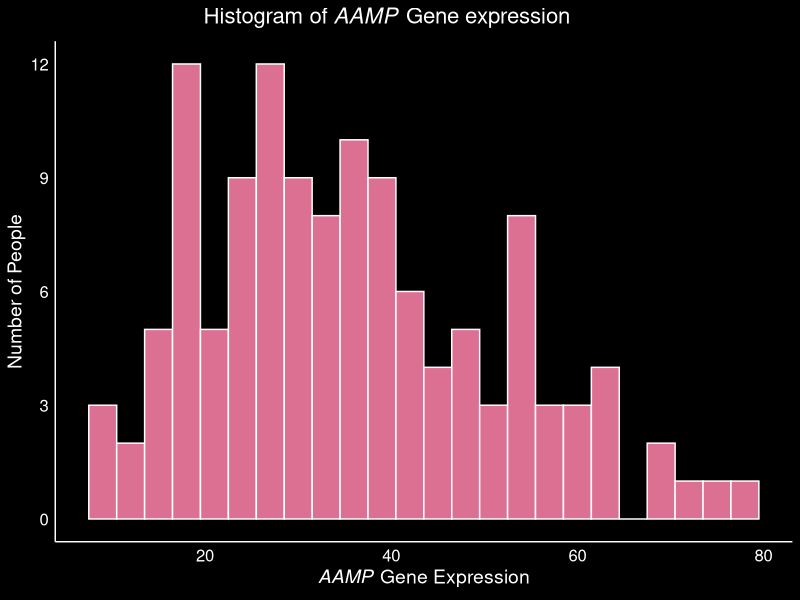
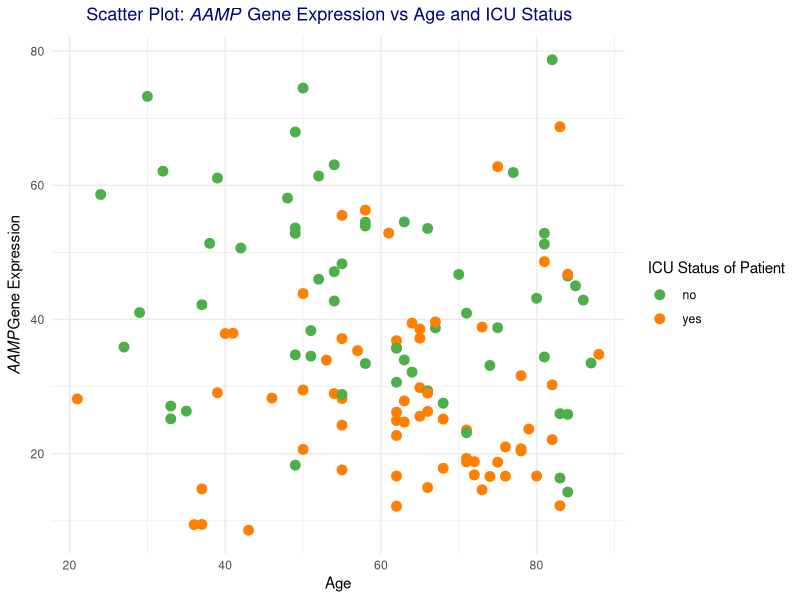
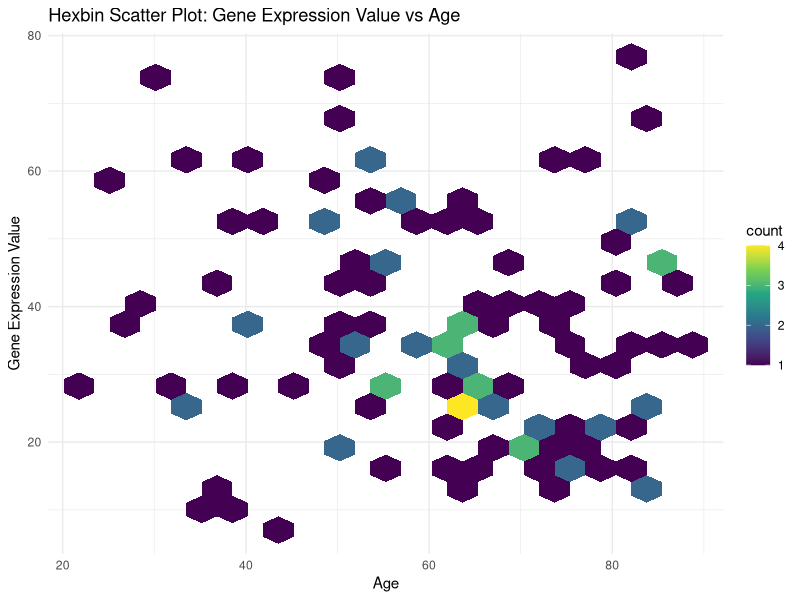
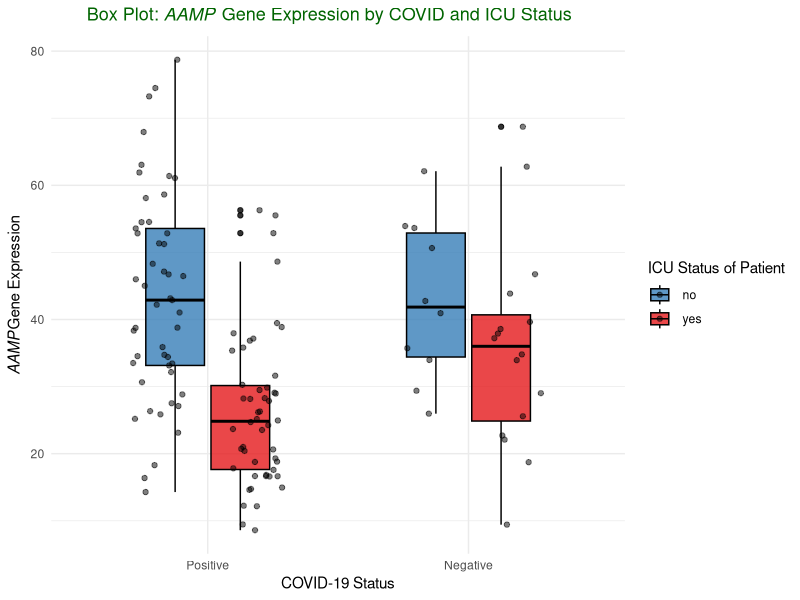
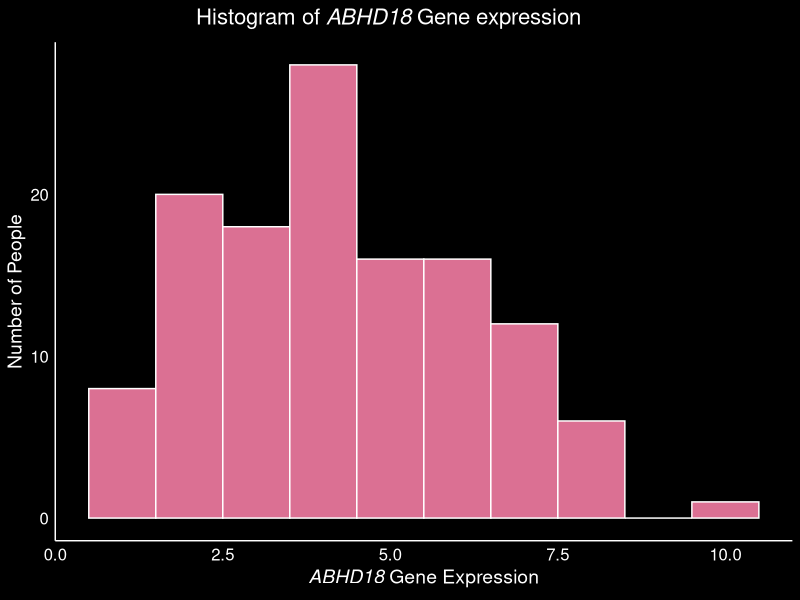
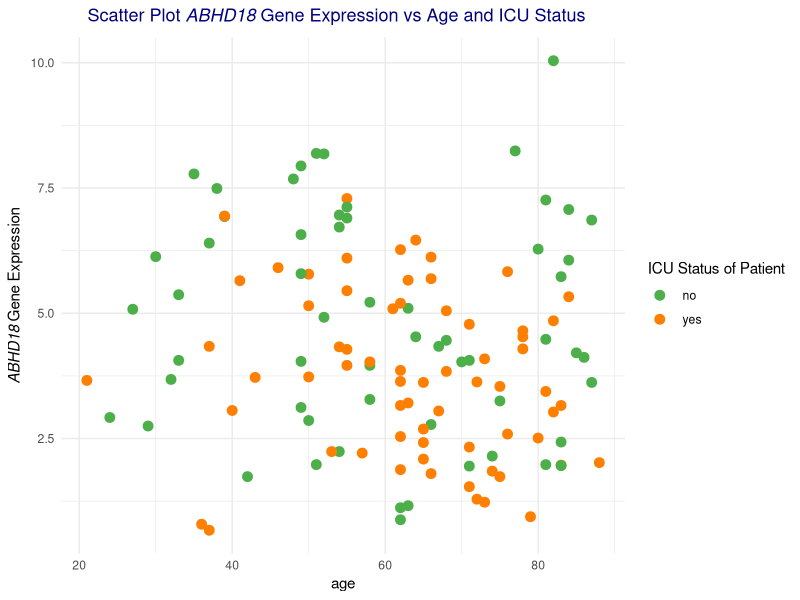
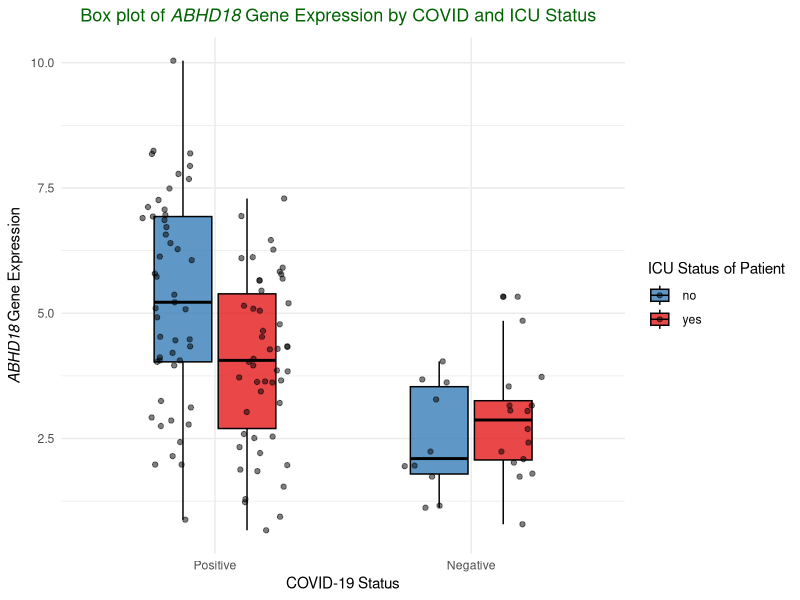
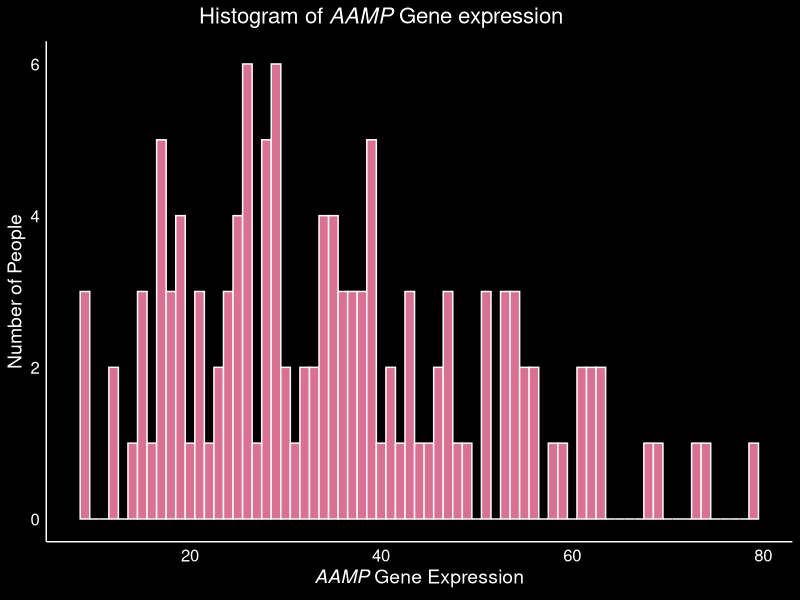

Recreate these plots in R, in order. (Note: this script raises an error after producing the figures.)
## ---- chunk 1
knitr::opts_chunk$set(echo = TRUE)
library(mice)
library(dplyr)
library(tidyverse)
library(ggplot2)
## ---- chunk 2

#set current working directory to the previous folder
setwd("../")

#import the geneExpression and metaData csv from the data folder
data_gene_Expression <- read.csv("data/QBS103_finalProject_geneExpression.csv", header=TRUE)
data_meta <- read.csv("data/QBS103_finalProject_metadata.csv", header=TRUE)


#We convert the geneExpression data from wide form into long form
data_gene_Expression.longForm <- data_gene_Expression %>%
  pivot_longer(cols = starts_with(c("COVID_","NONCOVID_")),
  names_to = "participant_id",
  values_to = "gene_expression_value"
  )

#make a final data frame by combining the two data sets and making it a data frame
final_df <- as.data.frame(data_gene_Expression.longForm %>% inner_join( data_meta, 
           by=c('participant_id')))

#head(final_df)

## ---- chunk 3

#rename with x column with gene
final_df <- rename(final_df, gene = X)

#remove all unknown strings and substitute it with NAs
final_df[, 16:27][final_df[, 16:27] == ' unknown' | final_df[, 16:27] == 'unknown'] <- NA

#format the disease status column to just include the status
final_df$disease_status <- sub('disease state: ', '', final_df$disease_status)

#convert the column type of disease_status, sex, icu_status and mechanical_ventilation to factor
final_df <- final_df %>% 
  mutate_at(vars(disease_status, sex, icu_status, mechanical_ventilation), as.factor)

#convert the class of age, charlson_score
final_df <- final_df %>% 
  mutate_at(vars(age, apacheii,ferritin.ng.ml., 
                 crp.mg.l., ddimer.mg.l_feu., 
                 procalcitonin.ng.ml.., lactate.mmol.l., fibrinogen, sofa), as.integer)

#head(final_df)

## ---- chunk 4
# check all the numeric colums
num_cols <- names(select_if(final_df, is.numeric))

# Create an imputation model
imputation_model <- mice(final_df[num_cols], method = "pmm", printFlag = FALSE)

# Perform the imputation
imputed_data_final <- complete(imputation_model)

final_df[num_cols] <- imputed_data_final[num_cols]

#head(final_df)

## ---- chunk 5
final_subset <- final_df[final_df$gene == 'AAMP', 
                         c('gene',
                           'gene_expression_value','age', 
                           'icu_status', 'disease_status')]

#head(final_subset)
## ---- chunk 6

breaks <- seq(0, 15, by = 3)

# Create the histogram with integer bins
ggplot(final_subset, aes(x = gene_expression_value)) +
  geom_histogram(binwidth = 3, color = "white", fill = "#DB7093") +
  scale_y_continuous(breaks = breaks) +
  theme_minimal() +
  theme(
    panel.background = element_rect(fill = "black"),
    plot.background = element_rect(fill = "black"),
    axis.line = element_line(color = "white"),
    axis.text = element_text(color = "white", size = 12),
    axis.title = element_text(color = "white", size = 14),
    panel.grid = element_blank(),
    plot.title = element_text(color = "white", size = 16, face = "bold", hjust = 0.4),
  ) +
  ggtitle(expression(paste("Histogram of ",italic("AAMP")," Gene expression"))) +
  xlab(expression(paste(italic("AAMP"), " Gene Expression"))) +
  ylab("Number of People")
## ---- chunk 7

my_colors_1 <- c("#4DAF4A", "#FF7F00")


# Create the scatter plot with custom color scheme
ggplot(final_subset, aes(x = age, y = gene_expression_value, color = icu_status)) +
  geom_point(size = 3) +
  scale_color_manual(values = my_colors_1, name = "ICU Status of Patient") +
  theme_minimal() +
      theme(
    plot.title = element_text(color = "navy", size = 13, face = "bold", hjust = 0.4)
  ) +
  ggtitle(expression(paste("Scatter Plot: ",italic("AAMP")," Gene Expression vs Age and ICU Status"))) +
  xlab("Age") +
  ylab(expression(paste(italic("AAMP"),"Gene Expression")))
## ---- chunk 8

ggplot(final_subset, aes(x = age, y = gene_expression_value)) +
  geom_hex(bins = 20) +
  scale_fill_viridis_c() +
  labs(title = "Hexbin Scatter Plot: Gene Expression Value vs Age",
       x = "Age",
       y = "Gene Expression Value") +
  theme_minimal()
## ---- chunk 9

my_colors_2 <- c("#377eb8", "#e41a1c")
ggplot(final_subset, aes(x = disease_status, y = gene_expression_value, fill = icu_status)) +
  geom_boxplot(color = "black", width = 0.5, alpha = 0.8) +
  scale_fill_manual(values = my_colors_2, name = "ICU Status of Patient") +
  geom_jitter(position = position_jitterdodge(), alpha = 0.5) +
  scale_x_discrete(labels = c("COVID-19" = "Positive", "non-COVID-19" = "Negative")) +
  theme_minimal() +
    theme_minimal() +
      theme(
    plot.title = element_text(color = "darkgreen", size = 13, face = "bold", hjust = 0.4)
  )+
  ggtitle(expression(paste("Box Plot: ",italic("AAMP")," Gene Expression by COVID and ICU Status"))) +
  xlab("COVID-19 Status") +
  ylab(expression(paste(italic("AAMP"),"Gene Expression")))
## ---- chunk 10
my_plots_function <- function(dataFrame, genes.list, cont.covariate, cat.covariates) {
  #breaks <- seq(min(freque), 15, by = 3)
  my_colors_1 <- c("#4DAF4A", "#FF7F00")
  my_colors_2 <- c("#377eb8", "#e41a1c")
  all.plots.list <- list()

  for (gene in genes.list) {
    gene_subset <- final_df[final_df$gene == gene, 
                            c('gene','gene_expression_value',paste(cont.covariate), paste(cat.covariates))]

    
   histogram <- ggplot(gene_subset, aes(x = gene_expression_value)) +
  geom_histogram(binwidth = 1, color = "white", fill = "#DB7093") +
  #scale_y_continuous(breaks = breaks) +
  theme_minimal() +
  theme(
    panel.background = element_rect(fill = "black"),
    plot.background = element_rect(fill = "black"),
    axis.line = element_line(color = "white"),
    axis.text = element_text(color = "white", size = 12),
    axis.title = element_text(color = "white", size = 14),
    panel.grid = element_blank(),
    plot.title = element_text(color = "white", size = 16, face = "bold", hjust = 0.4),
  ) +
  ggtitle(substitute(Histogram ~ of ~ italic(gene) ~ Gene ~ expression, list(gene = gene))) +
  xlab(substitute(italic(gene) ~ Gene ~ Expression, list(gene = gene))) +
  ylab("Number of People")


  scatter.plot <- ggplot(gene_subset, aes(y = gene_expression_value, x = gene_subset[[cont.covariate]], color = gene_subset[[cat.covariates[2]]])) +
  geom_point(size = 3) +
  scale_color_manual(values = my_colors_1, name = "ICU Status of Patient") +
  theme_minimal() +
      theme(
    plot.title = element_text(color = "navy", size = 13, face = "bold", hjust = 0.4)
  ) +
  ggtitle(substitute(Scatter ~ Plot ~ italic(gene) ~ Gene ~ Expression ~ vs ~ Age ~ and ~ ICU ~ Status)) +
  xlab(substitute(cont.covariate)) +
  ylab(substitute(italic(gene) ~ Gene ~ Expression))

  
box.plot <- ggplot(gene_subset, aes(x = gene_subset[[cat.covariates[1]]], y = gene_expression_value, fill = gene_subset[[cat.covariates[2]]])) +
  geom_boxplot(color = "black", width = 0.5, alpha = 0.8) +
  scale_fill_manual(values = my_colors_2, name = "ICU Status of Patient") +
  geom_jitter(position = position_jitterdodge(), alpha = 0.5) +
  scale_x_discrete(labels = c("COVID-19" = "Positive", "non-COVID-19" = "Negative")) +
  theme_minimal() +
  theme(
    plot.title = element_text(color = "darkgreen", size = 13, face = "bold", hjust = 0.4)
  ) +
  ggtitle(substitute(Box ~ plot ~ of ~ italic(gene) ~ Gene ~ Expression ~ by ~ COVID ~ and ~ ICU ~ Status)) +
  xlab("COVID-19 Status") +
  ylab(substitute(italic(gene) ~ Gene ~ Expression))


    all.plots.list[[gene]] <- list(histogram = histogram, scatter.plot = scatter.plot, box.plot = box.plot)
  }

  return(all.plots.list)
}

all.plots.list <- my_plots_function(final_subset, c('ABHD18', 'AAMP', 'ABHD17C'), 'age', c('disease_status', 'icu_status'))

for (gene in names(all.plots.list)) {
  print(all.plots.list[[gene]]$histogram)
  print(all.plots.list[[gene]]$scatter.plot)
  print(all.plots.list[[gene]]$box.plot)
}


## ---- chunk 11
final_df_subset <- final_df[, c('participant_id', 'gene', 'gene_expression_value', 'age', 'charlson_score',
                                 'fibrinogen', 'icu_status', 'disease_status', 'mechanical_ventilation')]

head(final_df_subset)

## ---- chunk 12

duplicates <- duplicated(final_df_subset$participant_id)
final_df_subset <- final_df_subset[!duplicates, ]
rownames(final_df_subset) <- final_df_subset$participant_id
final_df_subset$participant_id <- NULL
head(final_df_subset)

## ---- chunk 13
library(knitr)
library(kableExtra)

table1 <- data.frame(
  'Variable' = c('Gene Expression Value mean (sd)',
                 'Age mean (sd)',
                 'Charlson Score (sd)',
                 'Fibrinogen (sd)',
                 'Disease Status n (%)',
                 'COVID-19',
                 'non-COVID-19',
                 'Mechanical Ventilation n (%)',
                 'yes',
                 'no'),
  'Value' = c(
    paste(round(mean(final_df_subset$gene_expression_value), 2),
          ' (',
          round(sd(final_df_subset$gene_expression_value), 2),
          ')'),
    paste(round(mean(final_df_subset$age), 2),
          ' (',
          round(sd(final_df_subset$age), 2),
          ')'),
    paste(round(mean(final_df_subset$charlson_score), 2),
          ' (',
          round(sd(final_df_subset$charlson_score), 2),
          ')'),
    paste(round(mean(final_df_subset$fibrinogen), 2),
          ' (',
          round(sd(final_df_subset$fibrinogen), 2),
          ')'),
    ' ',
    paste(round(nrow(final_df_subset[final_df_subset$disease_status == "COVID-19", ]) * 100 / nrow(final_df_subset), 2),
          '%'),
    paste(round(nrow(final_df_subset[final_df_subset$disease_status == "non-COVID-19", ]) * 100 / nrow(final_df_subset), 2),
          '%'),' ',
    paste(round(nrow(final_df_subset[final_df_subset$mechanical_ventilation == " yes", ]) * 100 / nrow(final_df_subset), 2),
          '%'),
    paste(round(nrow(final_df_subset[final_df_subset$mechanical_ventilation == " no", ]) * 100 / nrow(final_df_subset), 2),
          '%')
  )
)

kable(x = table1, caption = 'Summary Statistics Table 1',
      col.names = c("Variable", "Value"),
      align = c('l','c'), escape = FALSE) %>%
  add_indent(positions = c(6,7,9,10)) %>%
  kable_styling(bootstrap_options = "striped", full_width = FALSE)

## ---- chunk 14
library(tidyr)

pivoted_final_df <- reshape(
  data = final_df_subset,
  idvar = c("participant_id","age", "charlson_score", "fibrinogen", "icu_status", "disease_status", "mechanical_ventilation"),
  timevar = "gene",
  direction = "wide"
)

head(pivoted_final_df)

pivoted_final_df <- na.omit(pivoted_final_df)

## ---- chunk 15
library(pheatmap)
library(RColorBrewer)

set.seed(100)

genes.names <- c("gene_expression_value.A2ML1","gene_expression_value.A3GALT2",
                 "gene_expression_value.A4GALT","gene_expression_value.A4GNT",
                 "gene_expression_value.AAAS" ,"gene_expression_value.AACS",
                 "gene_expression_value.ABHD5","gene_expression_value.ABHD6",
                 "gene_expression_value.ABHD8","gene_expression_value.ABI1")
tengene.data <- pivoted_final_df[,genes.names]

head(tengene.data)

heatmap.data <- pivoted_final_df[c("icu_status","disease_status","gene_expression_value.A2ML1","gene_expression_value.A3GALT2",
                 "gene_expression_value.A4GALT","gene_expression_value.A4GNT",
                 "gene_expression_value.AAAS" ,"gene_expression_value.AACS",
                 "gene_expression_value.ABHD5","gene_expression_value.ABHD6",
                 "gene_expression_value.ABHD8","gene_expression_value.ABI1")]

ann.data <- heatmap.data[c("icu_status", "disease_status")]

brewercolors <- brewer.pal(8, "Pastel2")

ann.colors <- list(
"icu_status" = c(' no' = 'coral',
' yes' = 'turquoise'),
"disease_status" = c('COVID-19' = 'pink',
'non-COVID-19' = 'lightgreen')
)

pheatmap(
as.matrix(scale(heatmap.data[,3:12])),
cluster_rows = TRUE,
cluster_cols = TRUE,
show_rownames = FALSE,
fontsize = 8,
main = "Heat map with 10 Genes",
annotation_row = ann.data,
annotation_colors = ann.colors,
color = brewercolors
)
